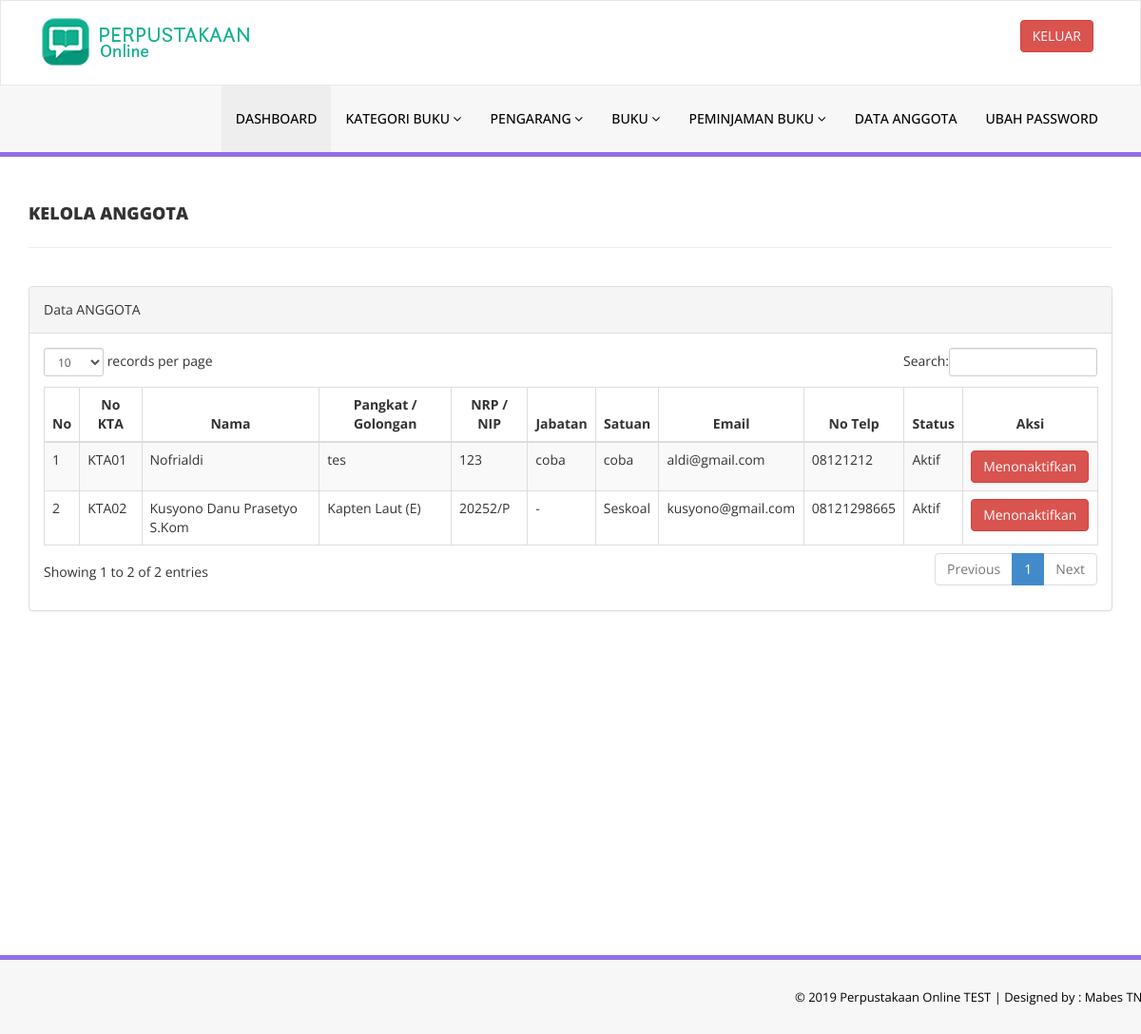
The page /admin/reg-students.php (signed in) on the database its author committed.
### tables this page shows
CREATE TABLE `tblstudents` (
  `id` int(11) NOT NULL,
  `StudentId` varchar(100) DEFAULT NULL,
  `FullName` varchar(120) DEFAULT NULL,
  `EmailId` varchar(120) DEFAULT NULL,
  `MobileNumber` char(11) DEFAULT NULL,
  `Password` varchar(120) DEFAULT NULL,
  `Status` int(1) DEFAULT NULL,
  `RegDate` timestamp NULL DEFAULT CURRENT_TIMESTAMP,
  `UpdationDate` timestamp NULL DEFAULT NULL ON UPDATE CURRENT_TIMESTAMP,
  `Pangkat` varchar(255) DEFAULT NULL,
  `NRP` varchar(255) DEFAULT NULL,
  `Jabatan` varchar(255) DEFAULT NULL,
  `Satuan` varchar(255) DEFAULT NULL
);

### admin/reg-students.php (the view, shortened to what this page needs)
<?php
include('includes/config.php');
if(strlen($_SESSION['alogin'])==0)
    {
header('location:index.php');
}
else{
    ?>
<!DOCTYPE html>
<html xmlns="http://www.w3.org/1999/xhtml">
<head>
    <link href="assets/css/bootstrap.css" rel="stylesheet" />
    <link href="assets/css/font-awesome.css" rel="stylesheet" />
    <link href="assets/js/dataTables/dataTables.bootstrap.css" rel="stylesheet" />
    <link href="assets/css/style.css" rel="stylesheet" />
</head>
<body>
<?php include('includes/header.php');?>
    <div class="content-wrapper">
         <div class="container">
        <div class="row pad-botm">
            <div class="col-md-12">
                <h4 class="header-line">Kelola Anggota</h4>
    </div>
        </div>
            <div class="row">
                <div class="col-md-12">
                    <div class="panel panel-default">
                        <div class="panel-heading">
                          Data ANGGOTA
                        </div>
                        <div class="panel-body">
                            <div class="table-responsive">
                                <table class="table table-striped table-bordered table-hover" id="dataTables-example">
                                    <thead>
                                        <tr>
                                            <th style="text-align: center;">No</th>
                                            <th style="text-align: center;">No KTA</th>
                                            <th style="text-align: center;">Nama</th>
                                            <th style="text-align: center;">Pangkat / Golongan</th>
                                            <th style="text-align: center;">NRP / NIP</th>
                                            <th style="text-align: center;">Jabatan</th>
                                            <th style="text-align: center;">Satuan</th>
                                            <th style="text-align: center;">Email </th>
                                            <th style="text-align: center;">No Telp</th>
                                            <th style="text-align: center;">Status</th>
                                            <th style="text-align: center;">Aksi</th>
                                        </tr>
                                    </thead>
                                    <tbody>
<?php $sql = "SELECT * from tblstudents";
$query = $dbh -> prepare($sql);
$query->execute();
$results=$query->fetchAll(PDO::FETCH_OBJ);
$cnt=1;
if($query->rowCount() > 0)
{
foreach($results as $result)
{               ?>
                                        <tr class="odd gradeX">
                                            <td class="center"><?php echo htmlentities($cnt);?></td>
                                            <td class="center"><?php echo htmlentities($result->StudentId);?></td>
                                            <td class="center"><?php echo htmlentities($result->FullName);?></td>
                                            <td class="center"><?php echo htmlentities($result->Pangkat);?></td>
                                            <td class="center"><?php echo htmlentities($result->NRP);?></td>
                                            <td class="center"><?php echo htmlentities($result->Jabatan);?></td>
                                            <td class="center"><?php echo htmlentities($result->Satuan);?></td>
                                            <td class="center"><?php echo htmlentities($result->EmailId);?></td>
                                            <td class="center"><?php echo htmlentities($result->MobileNumber);?></td>
                                            <td class="center"><?php if($result->Status==1)
                                            {
                                                echo htmlentities("Aktif");
                                            } else {
                                            echo htmlentities("Blokir");
}
                                            ?></td>
                                            <td class="center">
<?php if($result->Status==1)
 {?>
<a href="reg-students.php?inid=<?php echo htmlentities($result->id);?>" onclick="return confirm('Are you sure you want to block this student?');"" >  <button class="btn btn-danger"> Menonaktifkan</button>
<?php } else {?>
                                            <a href="reg-students.php?id=<?php echo htmlentities($result->id);?>" onclick="return confirm('Are you sure you want to active this student?');""><button class="btn btn-primary"> Aktifkan</button>
                                            <?php } ?>
                                            </td>
                                        </tr>
 <?php $cnt=$cnt+1;}} ?>
                                    </tbody>
                                </table>
                            </div>
                        </div>
                    </div>
                </div>
            </div>
    </div>
    </div>
  <?php include('includes/footer.php');?>
</body>
</html>
<?php } ?>

### admin/assets/css/style.css (style rules this page uses)
.content-wrapper { margin-top: 40px; min-height:800px; padding-bottom:90px; }
.header-line { font-weight:900; padding-bottom:25px; border-bottom:1px solid #eeeeee; text-transform:uppercase; }
.pad-botm { padding-bottom:30px; }

### rows shown on the page
tblstudents: StudentId "KTA01", FullName "Nofrialdi", Pangkat "tes", NRP "123", Jabatan "coba", Satuan "coba", EmailId "aldi@gmail.com", MobileNumber "08121212"
tblstudents: StudentId "KTA02", FullName "Kusyono Danu Prasetyo S.Kom", Pangkat "Kapten Laut (E)", NRP "20252/P", Jabatan "-", Satuan "Seskoal", EmailId "kusyono@gmail.com", MobileNumber "08121298665"
